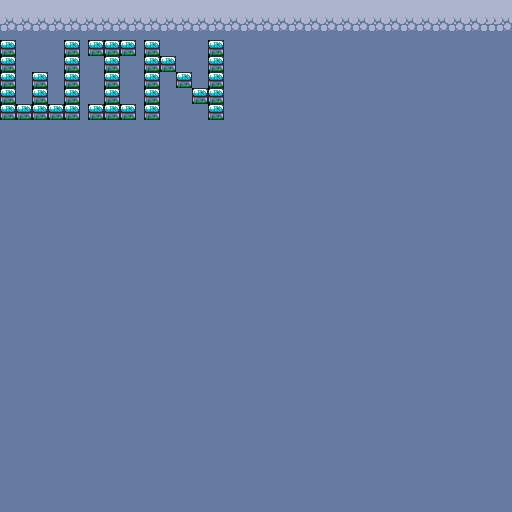

The image is a tile-based game level rendered from a .tmx file. Its description and source (layers, tilesets, objects; grid data summarised) follow:
An orthogonal 64x64 tile map with 8x8 px tiles, 1 tile layer (Tile Layer 1).

<map version="1.10" tiledversion="1.11.2" orientation="orthogonal" renderorder="right-down" width="64" height="64" tilewidth="8" tileheight="8" infinite="0" nextlayerid="2" nextobjectid="1">
 <tileset firstgid="1" source="world_tileset.tsx" />
 <layer id="1" name="Tile Layer 1" width="64" height="64">
  <data>[4096 cells, 4096 non-empty, 22 distinct tile ids]</data>
 </layer>
</map>